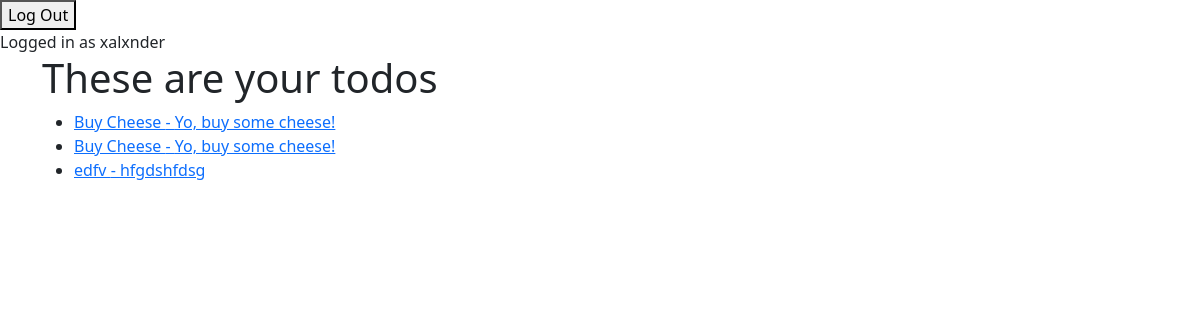
Before: /current_todos/ (signed in) with the older database file.
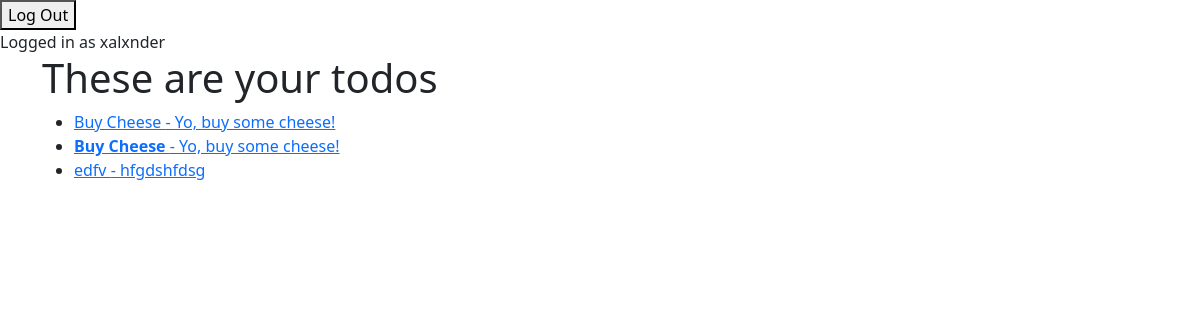
After: the same page with the newer database file.
### to_do_app/models.py (models this page shows, shortened)
class ToDos(models.Model):
    title = models.CharField(max_length=50, help_text='Enter todo title.')
    notes = models.TextField(blank=True, help_text='Enter your todo.')
    creation_time = models.DateTimeField(auto_now_add=True)
    date_completed = models.DateTimeField(null=True, blank=True)
    important = models.BooleanField(default=False)
    user = models.ForeignKey(User,on_delete=models.CASCADE)

### to_do_app/views.py (the view)
# urls.py: path('current_todos/', views.current_todos, name='current_todos'),
def current_todos(request):
    todos = ToDos.objects.filter(user = request.user, date_completed__isnull = True)
    return render(request,'to_do_app/current_todos.html', {'todos':todos})

### to_do_app/templates/to_do_app/current_todos.html
{% extends "to_do_app/base.html" %}
{% block content %}
<h1>These are your todos</h1>
<ul>
    {% for todo in todos %}
    <li>{% if todo.important %}<b>{% endif %}
        <a href="{% url 'view_todo' todo.id %}">
        {{ todo.title }}
        {% if todo.important %}</b>{% endif %}
        {% if todo.notes %} - {{ todo.notes }} {% endif %}
    </a>
    </li>
    {% endfor %}
</ul>
{% endblock content %}

Changed rows visible on the page:
changed ToDos (number 2 of 3 on the later page): important False → True (drawn)
